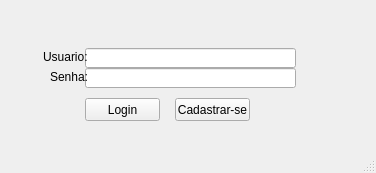
<?xml version="1.0" encoding="UTF-8"?>
<ui version="4.0">
 <class>MainWindow</class>
 <widget class="QMainWindow" name="MainWindow">
  <property name="geometry">
   <rect>
    <x>0</x>
    <y>0</y>
    <width>376</width>
    <height>173</height>
   </rect>
  </property>
  <property name="windowTitle">
   <string>Faça seu login ou cadastre-se</string>
  </property>
  <widget class="QWidget" name="centralwidget">
   <widget class="QPushButton" name="logarButton">
    <property name="geometry">
     <rect>
      <x>85</x>
      <y>98</y>
      <width>75</width>
      <height>23</height>
     </rect>
    </property>
    <property name="text">
     <string>Login</string>
    </property>
   </widget>
   <widget class="QPushButton" name="cadButton">
    <property name="geometry">
     <rect>
      <x>175</x>
      <y>98</y>
      <width>75</width>
      <height>23</height>
     </rect>
    </property>
    <property name="text">
     <string>Cadastrar-se</string>
    </property>
   </widget>
   <widget class="QLineEdit" name="lineEdit">
    <property name="geometry">
     <rect>
      <x>85</x>
      <y>48</y>
      <width>211</width>
      <height>20</height>
     </rect>
    </property>
   </widget>
   <widget class="QLineEdit" name="senhaTxt">
    <property name="geometry">
     <rect>
      <x>85</x>
      <y>68</y>
      <width>211</width>
      <height>20</height>
     </rect>
    </property>
   </widget>
   <widget class="QLabel" name="label">
    <property name="geometry">
     <rect>
      <x>43</x>
      <y>50</y>
      <width>46</width>
      <height>13</height>
     </rect>
    </property>
    <property name="text">
     <string>Usuario:</string>
    </property>
   </widget>
   <widget class="QLabel" name="label_2">
    <property name="geometry">
     <rect>
      <x>50</x>
      <y>70</y>
      <width>46</width>
      <height>13</height>
     </rect>
    </property>
    <property name="text">
     <string>Senha:</string>
    </property>
   </widget>
  </widget>
  <widget class="QStatusBar" name="statusbar"/>
 </widget>
 <resources/>
 <connections/>
</ui>
